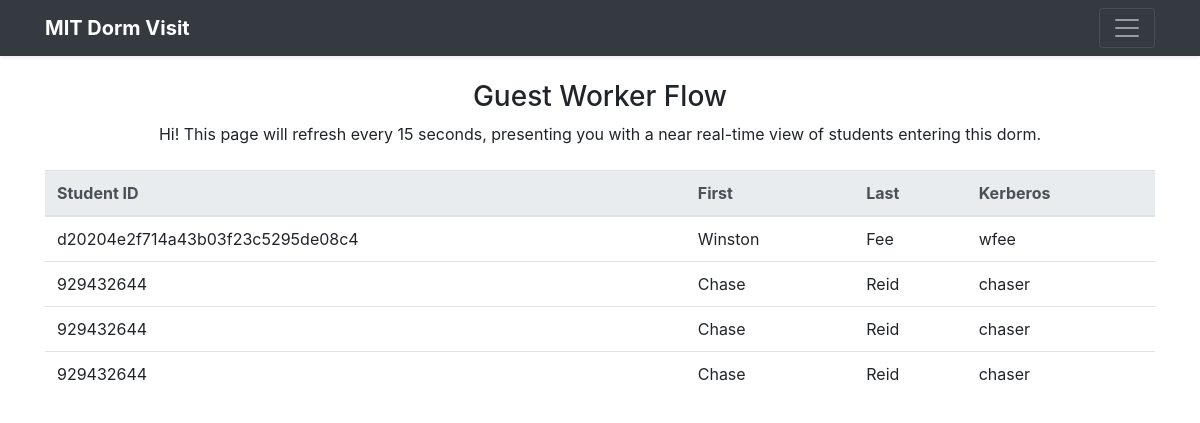
The app's page /guest-worker (signed in), older data.
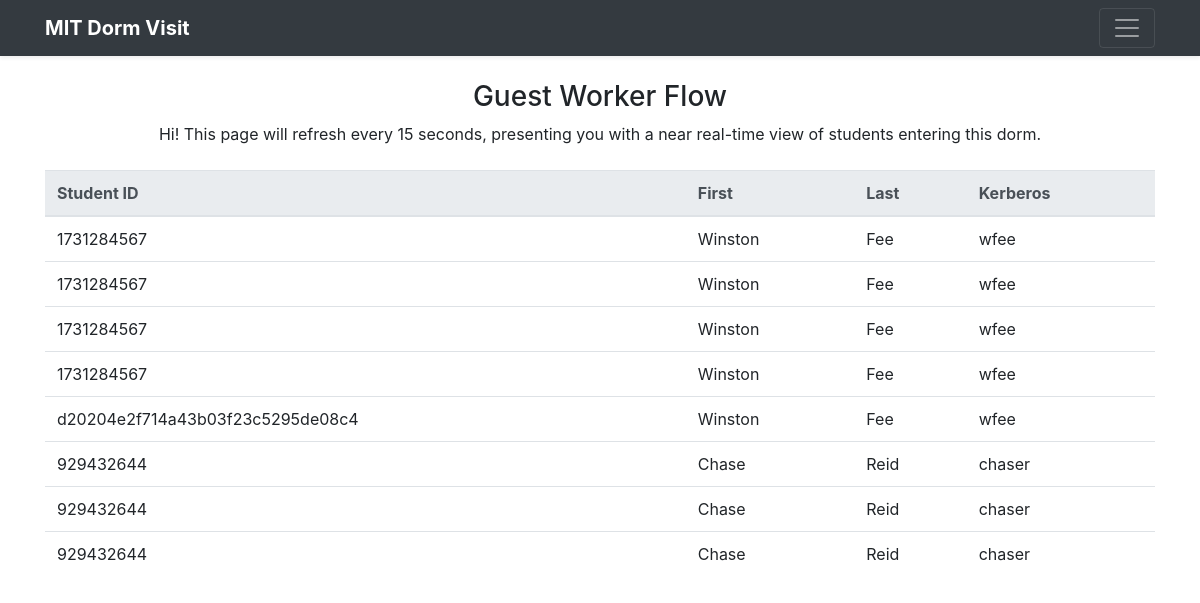
The same page, newer data.
### tables this page shows
CREATE TABLE "attempts" (
	"id"	INTEGER,
	"student_id"	TEXT,
	"student_fname"	TEXT,
	"student_lname"	TEXT,
	"student_kerb"	TEXT,
	"logged_time"	DATETIME,
	PRIMARY KEY("id")
);

### visit/views.py (the view)
@app.route('/guest-worker', methods=['GET', 'POST'])
@login_required
def guest_worker():
    atts = []
    get_all_attempts(atts)
    recent_entries = []
    now = datetime.now()
    for k in atts:
        dt = parse_date(k[5])
        print(dt)
        if(dt <= now + timedelta(minutes=10)):
            recent_entries.append(k)
    return render_template('guest_worker.html', recent_entries=recent_entries)

### visit/__init__.py (called while the page is built)
def get_all_attempts(arr):
    conn = sqlite3.connect(visitation_db)
    c = conn.cursor()
    things = c.execute('''SELECT * FROM attempts ORDER BY logged_time DESC''').fetchall()
    for row in things:
        arr.append(row)
    conn.commit()
    conn.close()

def login_required(f):
    @wraps(f)
    def wrap(*args, **kwargs):
        if 'logged_in' in session:
            return f(*args, **kwargs)
        else:
            return render_template('login.html')
    return wrap

### visit/templates/guest_worker.html (shortened to what this page needs)
{% extends 'header.html' %}
{% block body %}
<br />
<center><h3>Guest Worker Flow</h3></center>
<center>
Hi!
This page will refresh every 15 seconds, presenting you with a near real-time view of
students entering this dorm.
<br /><br />
{% if recent_entries %}
<div class="container">
<table class="table">
  <thead class="thead-light">
    <tr>
      <th scope="col">Student ID</th>
      <th scope="col">First</th>
      <th scope="col">Last</th>
      <th scope="col">Kerberos</th>
    </tr>
  </thead>
  <tbody>
    {% for entry in recent_entries %}
    <tr>
      <td>{{ entry[1] }}</td>
      <td>{{ entry[2] }}</td>
      <td>{{ entry[3] }}</td>
      <td>{{ entry[4] }}</td>
    </tr>
{% endfor %}
  </tbody>
</table>
</div>
{% else %}
<div class="alert alert-info">No recent taps</div>
{% endif %}
</center>
{% endblock %}

### visit/templates/header.html (shortened to what this page needs)
<html>
<head>
  <link rel="stylesheet" href="https://stackpath.bootstrapcdn.com/bootstrap/4.3.1/css/bootstrap.min.css">
</head>
<header>
     <div class="navbar navbar-dark bg-dark shadow-sm">
       <div class="container d-flex justify-content-between">
         <a href="/" class="navbar-brand d-flex align-items-center">
           <strong>MIT Dorm Visit</strong>
         </a>
         <button class="navbar-toggler" type="button" data-toggle="collapse" data-target="#navbarHeader" aria-controls="navbarHeader" aria-expanded="false" aria-label="Toggle navigation">
           <span class="navbar-toggler-icon"></span>
         </button>
       </div>
     </div>
   </header>
   {% block body %}
   {% endblock %}

Row changes from the older to the newer data that the page shows:
added attempts: student "1731284567", student_fname "Winston", student_lname "Fee", student_kerb "wfee"
added attempts: student "1731284567", student_fname "Winston", student_lname "Fee", student_kerb "wfee"
added attempts: student "1731284567", student_fname "Winston", student_lname "Fee", student_kerb "wfee"
added attempts: student "1731284567", student_fname "Winston", student_lname "Fee", student_kerb "wfee"
